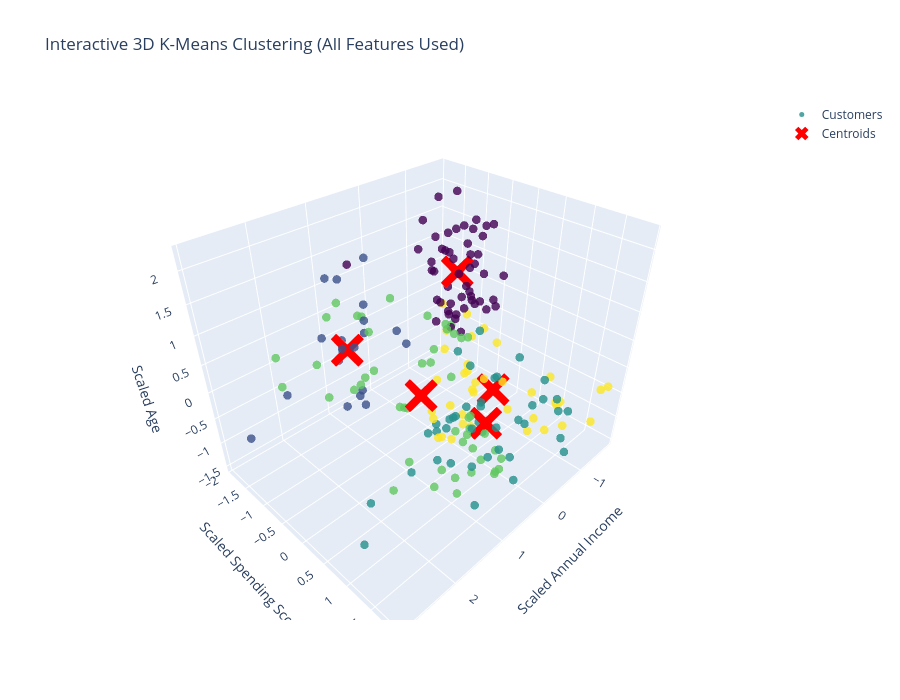

Notebook source saved alongside this figure:
### Code cell
# ==========================================
# 1️⃣ Import Libraries
# ==========================================
import pandas as pd
import numpy as np
import matplotlib.pyplot as plt
import plotly.graph_objects as go
from sklearn.cluster import KMeans
from sklearn.preprocessing import StandardScaler


# ==========================================
# 2️⃣ Load Dataset (EDA)
# ==========================================
df = pd.read_csv('Mall_Customers.csv')

print("Shape:", df.shape)
print("\nFirst 5 rows:\n", df.head())
print("\nInfo:\n")
print(df.info())
print("\nMissing Values:\n", df.isnull().sum())


# ==========================================
# 3️⃣ One-Hot Encode Gender
# ==========================================
# Convert categorical Gender into numeric columns
df_encoded = pd.get_dummies(df, columns=['Genre'], drop_first=True)

# Now 'Genre_Male' column will be created
print("\nColumns after Encoding:\n", df_encoded.columns)


# ==========================================
# 4️⃣ Feature Selection
# ==========================================
# Drop CustomerID (not useful for clustering)
X = df_encoded.drop(columns=['CustomerID'])

print("\nFeatures used for clustering:\n", X.columns)


# ==========================================
# 5️⃣ Feature Scaling
# ==========================================
scaler = StandardScaler()
X_scaled = scaler.fit_transform(X)


# ==========================================
# 6️⃣ Apply K-Means Clustering
# ==========================================
kmeans = KMeans(n_clusters=5, random_state=42)
df_encoded['Cluster'] = kmeans.fit_predict(X_scaled)

centroids = kmeans.cluster_centers_


# ==========================================
# 7️⃣ Interactive 3D Plot (Income, Spending, Age)
# ==========================================
# NOTE: Even though clustering used all features,
# we visualize only 3 major numeric ones.

fig = go.Figure()

# Customers
fig.add_trace(go.Scatter3d(
    x=X_scaled[:, X.columns.get_loc('Annual Income (k$)')],
    y=X_scaled[:, X.columns.get_loc('Spending Score (1-100)')],
    z=X_scaled[:, X.columns.get_loc('Age')],
    mode='markers',
    marker=dict(
        size=5,
        color=df_encoded['Cluster'],
        colorscale='Viridis',
        opacity=0.8
    ),
    text=df[['Annual Income (k$)',
             'Spending Score (1-100)',
             'Age',
             'Genre']],
    hovertemplate=
        'Income: %{text[0]}k$<br>' +
        'Spending Score: %{text[1]}<br>' +
        'Age: %{text[2]}<br>' +
        'Gender: %{text[3]}<extra></extra>',
    name='Customers'
))

# Centroids
fig.add_trace(go.Scatter3d(
    x=centroids[:, X.columns.get_loc('Annual Income (k$)')],
    y=centroids[:, X.columns.get_loc('Spending Score (1-100)')],
    z=centroids[:, X.columns.get_loc('Age')],
    mode='markers',
    marker=dict(
        size=12,
        color='red',
        symbol='x'
    ),
    name='Centroids'
))

fig.update_layout(
    title='Interactive 3D K-Means Clustering (All Features Used)',
    scene=dict(
        xaxis_title='Scaled Annual Income',
        yaxis_title='Scaled Spending Score',
        zaxis_title='Scaled Age'
    ),
    width=900,
    height=700
)

fig.show()


# ==========================================
# 8️⃣ Cluster Analysis
# ==========================================
cluster_analysis = df_encoded.groupby('Cluster').mean()

print("\nCluster Analysis:\n")
print(cluster_analysis)

### Figure 1 — Plotly figure (JSON) as saved in the notebook; plotly's stock layout.template omitted (floating-point values rounded to 4 significant figures; data arrays with more than 128 entries replaced by an {"elided": "..."} marker saying what was removed)
{"data": [{"hovertemplate": "Income: %{text[0]}k$<br>Spending Score: %{text[1]}<br>Age: %{text[2]}<br>Gender: %{text[3]}<extra></extra>", "marker": {"color": {"elided": "200 int values"}, "colorscale": [[0, "#440154"], [0.1111, "#482878"], [0.2222, "#3e4989"], [0.3333, "#31688e"], [0.4444, "#26828e"], [0.5556, "#1f9e89"], [0.6667, "#35b779"], [0.7778, "#6ece58"], [0.8889, "#b5de2b"], [1, "#fde725"]], "opacity": 0.8, "size": 5}, "mode": "markers", "name": "Customers", "text": {"elided": "200x4 mixed values"}, "type": "scatter3d", "x": {"elided": "200 float values"}, "y": {"elided": "200 float values"}, "z": {"elided": "200 float values"}}, {"marker": {"color": "red", "size": 12, "symbol": "x"}, "mode": "markers", "name": "Centroids", "type": "scatter3d", "x": [-0.552, 0.9386, 0.01316, 0.823, -0.829], "y": [-0.4226, -1.403, 0.7779, 0.165, 0.2333], "z": [1.265, 0.04665, -0.7291, -0.06832, -0.8278]}], "layout": {"height": 700, "scene": {"xaxis": {"title": {"text": "Scaled Annual Income"}}, "yaxis": {"title": {"text": "Scaled Spending Score"}}, "zaxis": {"title": {"text": "Scaled Age"}}}, "title": {"text": "Interactive 3D K-Means Clustering (All Features Used)"}, "width": 900}}
